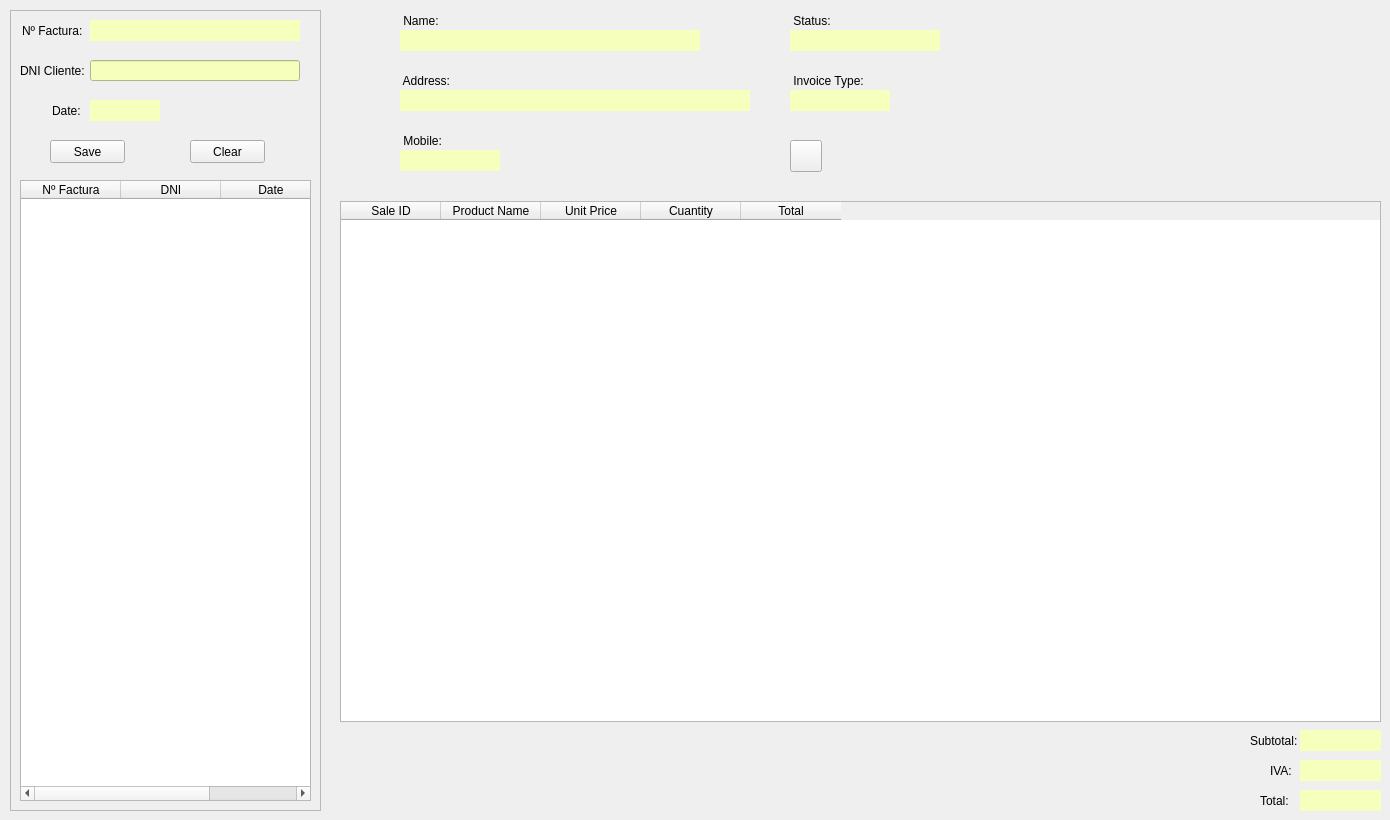
      <widget class="QWidget" name="tab_sales">
       <attribute name="title">
        <string>Invoicing</string>
       </attribute>
       <widget class="QFrame" name="frame">
        <property name="geometry">
         <rect>
          <x>10</x>
          <y>10</y>
          <width>311</width>
          <height>801</height>
         </rect>
        </property>
        <property name="frameShape">
         <enum>QFrame::StyledPanel</enum>
        </property>
        <property name="frameShadow">
         <enum>QFrame::Plain</enum>
        </property>
        <widget class="QLabel" name="lbl_numFacturaTitle">
         <property name="geometry">
          <rect>
           <x>12</x>
           <y>10</y>
           <width>65</width>
           <height>21</height>
          </rect>
         </property>
         <property name="minimumSize">
          <size>
           <width>65</width>
           <height>21</height>
          </size>
         </property>
         <property name="maximumSize">
          <size>
           <width>65</width>
           <height>21</height>
          </size>
         </property>
         <property name="text">
          <string>Nº Factura:</string>
         </property>
        </widget>
        <widget class="QLabel" name="lbl_dniCliente">
         <property name="geometry">
          <rect>
           <x>10</x>
           <y>50</y>
           <width>65</width>
           <height>21</height>
          </rect>
         </property>
         <property name="minimumSize">
          <size>
           <width>65</width>
           <height>21</height>
          </size>
         </property>
         <property name="maximumSize">
          <size>
           <width>65</width>
           <height>21</height>
          </size>
         </property>
         <property name="text">
          <string>DNI Cliente:</string>
         </property>
        </widget>
        <widget class="QTableWidget" name="tbl_invoiceTable">
         <property name="geometry">
          <rect>
           <x>10</x>
           <y>170</y>
           <width>291</width>
           <height>621</height>
          </rect>
         </property>
         <property name="minimumSize">
          <size>
           <width>291</width>
           <height>621</height>
          </size>
         </property>
         <property name="maximumSize">
          <size>
           <width>291</width>
           <height>621</height>
          </size>
         </property>
         <property name="editTriggers">
          <set>QAbstractItemView::NoEditTriggers</set>
         </property>
         <attribute name="verticalHeaderVisible">
          <bool>false</bool>
         </attribute>
         <column>
          <property name="text">
           <string>Nº Factura</string>
          </property>
         </column>
         <column>
          <property name="text">
           <string>DNI</string>
          </property>
         </column>
         <column>
          <property name="text">
           <string>Date</string>
          </property>
         </column>
        </widget>
        <widget class="QLabel" name="lbl_dateFacturaTitle">
         <property name="geometry">
          <rect>
           <x>42</x>
           <y>90</y>
           <width>35</width>
           <height>21</height>
          </rect>
         </property>
         <property name="minimumSize">
          <size>
           <width>35</width>
           <height>21</height>
          </size>
         </property>
         <property name="maximumSize">
          <size>
           <width>35</width>
           <height>21</height>
          </size>
         </property>
         <property name="text">
          <string>Date:</string>
         </property>
        </widget>
        <widget class="QPushButton" name="btn_saveFactura">
         <property name="geometry">
          <rect>
           <x>40</x>
           <y>130</y>
           <width>75</width>
           <height>23</height>
          </rect>
         </property>
         <property name="text">
          <string>Save</string>
         </property>
        </widget>
        <widget class="QPushButton" name="btn_facturaFields">
         <property name="geometry">
          <rect>
           <x>180</x>
           <y>130</y>
           <width>75</width>
           <height>23</height>
          </rect>
         </property>
         <property name="text">
          <string>Clear</string>
         </property>
        </widget>
        <widget class="QLineEdit" name="txt_dniFactura">
         <property name="geometry">
          <rect>
           <x>80</x>
           <y>50</y>
           <width>210</width>
           <height>21</height>
          </rect>
         </property>
         <property name="minimumSize">
          <size>
           <width>210</width>
           <height>21</height>
          </size>
         </property>
         <property name="maximumSize">
          <size>
           <width>210</width>
           <height>21</height>
          </size>
         </property>
         <property name="styleSheet">
          <string notr="true">background-color: rgb(246, 255, 187);</string>
         </property>
        </widget>
        <widget class="QLabel" name="lbl_numFactura">
         <property name="geometry">
          <rect>
           <x>80</x>
           <y>10</y>
           <width>210</width>
           <height>21</height>
          </rect>
         </property>
         <property name="minimumSize">
          <size>
           <width>210</width>
           <height>21</height>
          </size>
         </property>
         <property name="maximumSize">
          <size>
           <width>210</width>
           <height>21</height>
          </size>
         </property>
         <property name="styleSheet">
          <string notr="true">background-color: rgb(246, 255, 187);</string>
         </property>
         <property name="text">
          <string/>
         </property>
        </widget>
        <widget class="QLabel" name="lbl_dateFactura">
         <property name="geometry">
          <rect>
           <x>80</x>
           <y>90</y>
           <width>70</width>
           <height>21</height>
          </rect>
         </property>
         <property name="minimumSize">
          <size>
           <width>70</width>
           <height>21</height>
          </size>
         </property>
         <property name="maximumSize">
          <size>
           <width>70</width>
           <height>21</height>
          </size>
         </property>
         <property name="styleSheet">
          <string notr="true">background-color: rgb(246, 255, 187);</string>
         </property>
         <property name="text">
          <string/>
         </property>
        </widget>
       </widget>
       <widget class="QTableWidget" name="tbl_ventas">
        <property name="geometry">
         <rect>
          <x>340</x>
          <y>201</y>
          <width>1041</width>
          <height>521</height>
         </rect>
        </property>
        <property name="editTriggers">
         <set>QAbstractItemView::AllEditTriggers</set>
        </property>
        <property name="alternatingRowColors">
         <bool>true</bool>
        </property>
        <attribute name="verticalHeaderVisible">
         <bool>false</bool>
        </attribute>
        <column>
         <property name="text">
          <string>Sale ID</string>
         </property>
        </column>
        <column>
         <property name="text">
          <string>Product Name</string>
         </property>
        </column>
        <column>
         <property name="text">
          <string>Unit Price</string>
         </property>
        </column>
        <column>
         <property name="text">
          <string>Cuantity</string>
         </property>
        </column>
        <column>
         <property name="text">
          <string>Total</string>
         </property>
        </column>
       </widget>
       <widget class="QLabel" name="label_5">
        <property name="geometry">
         <rect>
          <x>1250</x>
          <y>730</y>
          <width>52</width>
          <height>21</height>
         </rect>
        </property>
        <property name="minimumSize">
         <size>
          <width>52</width>
          <height>21</height>
         </size>
        </property>
        <property name="maximumSize">
         <size>
          <width>52</width>
          <height>21</height>
         </size>
        </property>
        <property name="text">
         <string>Subtotal:</string>
        </property>
       </widget>
       <widget class="QLabel" name="label_6">
        <property name="geometry">
         <rect>
          <x>1300</x>
          <y>730</y>
          <width>81</width>
          <height>21</height>
         </rect>
        </property>
        <property name="minimumSize">
         <size>
          <width>0</width>
          <height>21</height>
         </size>
        </property>
        <property name="maximumSize">
         <size>
          <width>16777215</width>
          <height>21</height>
         </size>
        </property>
        <property name="styleSheet">
         <string notr="true">background-color: rgb(246, 255, 187);</string>
        </property>
        <property name="text">
         <string/>
        </property>
       </widget>
       <widget class="QLabel" name="label_7">
        <property name="geometry">
         <rect>
          <x>1270</x>
          <y>760</y>
          <width>32</width>
          <height>21</height>
         </rect>
        </property>
        <property name="minimumSize">
         <size>
          <width>32</width>
          <height>21</height>
         </size>
        </property>
        <property name="maximumSize">
         <size>
          <width>32</width>
          <height>21</height>
         </size>
        </property>
        <property name="text">
         <string>IVA:</string>
        </property>
       </widget>
       <widget class="QLabel" name="label_8">
        <property name="geometry">
         <rect>
          <x>1300</x>
          <y>760</y>
          <width>81</width>
          <height>21</height>
         </rect>
        </property>
        <property name="minimumSize">
         <size>
          <width>0</width>
          <height>21</height>
         </size>
        </property>
        <property name="maximumSize">
         <size>
          <width>16777215</width>
          <height>21</height>
         </size>
        </property>
        <property name="styleSheet">
         <string notr="true">background-color: rgb(246, 255, 187);</string>
        </property>
        <property name="text">
         <string/>
        </property>
       </widget>
       <widget class="QLabel" name="label_9">
        <property name="geometry">
         <rect>
          <x>1260</x>
          <y>790</y>
          <width>42</width>
          <height>21</height>
         </rect>
        </property>
        <property name="minimumSize">
         <size>
          <width>42</width>
          <height>21</height>
         </size>
        </property>
        <property name="maximumSize">
         <size>
          <width>42</width>
          <height>21</height>
         </size>
        </property>
        <property name="text">
         <string>Total:</string>
        </property>
       </widget>
       <widget class="QLabel" name="label_10">
        <property name="geometry">
         <rect>
          <x>1300</x>
          <y>790</y>
          <width>81</width>
          <height>21</height>
         </rect>
        </property>
        <property name="minimumSize">
         <size>
          <width>0</width>
          <height>21</height>
         </size>
        </property>
        <property name="maximumSize">
         <size>
          <width>16777215</width>
          <height>21</height>
         </size>
        </property>
        <property name="styleSheet">
         <string notr="true">background-color: rgb(246, 255, 187);</string>
        </property>
        <property name="text">
         <string/>
        </property>
       </widget>
       <widget class="QLabel" name="ttl_name">
        <property name="geometry">
         <rect>
          <x>400</x>
          <y>10</y>
          <width>44</width>
          <height>21</height>
         </rect>
        </property>
        <property name="minimumSize">
         <size>
          <width>44</width>
          <height>21</height>
         </size>
        </property>
        <property name="maximumSize">
         <size>
          <width>44</width>
          <height>21</height>
         </size>
        </property>
        <property name="text">
         <string> Name:</string>
        </property>
       </widget>
       <widget class="QLabel" name="label_12">
        <property name="geometry">
         <rect>
          <x>400</x>
          <y>70</y>
          <width>55</width>
          <height>21</height>
         </rect>
        </property>
        <property name="minimumSize">
         <size>
          <width>55</width>
          <height>21</height>
         </size>
        </property>
        <property name="maximumSize">
         <size>
          <width>55</width>
          <height>21</height>
         </size>
        </property>
        <property name="text">
         <string> Address:</string>
        </property>
       </widget>
       <widget class="QLabel" name="label_13">
        <property name="geometry">
         <rect>
          <x>790</x>
          <y>10</y>
          <width>50</width>
          <height>21</height>
         </rect>
        </property>
        <property name="minimumSize">
         <size>
          <width>50</width>
          <height>21</height>
         </size>
        </property>
        <property name="maximumSize">
         <size>
          <width>50</width>
          <height>21</height>
         </size>
        </property>
        <property name="text">
         <string> Status:</string>
        </property>
       </widget>
       <widget class="QLabel" name="label_14">
        <property name="geometry">
         <rect>
          <x>790</x>
          <y>70</y>
          <width>80</width>
          <height>21</height>
         </rect>
        </property>
        <property name="minimumSize">
         <size>
          <width>80</width>
          <height>21</height>
         </size>
        </property>
        <property name="maximumSize">
         <size>
          <width>80</width>
          <height>21</height>
         </size>
        </property>
        <property name="text">
         <string> Invoice Type:</string>
        </property>
       </widget>
       <widget class="QLabel" name="lbl_nameFac">
        <property name="geometry">
         <rect>
          <x>400</x>
          <y>30</y>
          <width>300</width>
          <height>21</height>
         </rect>
        </property>
        <property name="minimumSize">
         <size>
          <width>300</width>
          <height>21</height>
         </size>
        </property>
        <property name="maximumSize">
         <size>
          <width>300</width>
          <height>21</height>
         </size>
        </property>
        <property name="styleSheet">
         <string notr="true">background-color: rgb(246, 255, 187);</string>
        </property>
        <property name="text">
         <string/>
        </property>
       </widget>
       <widget class="QLabel" name="lbl_statusFac">
        <property name="geometry">
         <rect>
          <x>790</x>
          <y>30</y>
          <width>150</width>
          <height>21</height>
         </rect>
        </property>
        <property name="minimumSize">
         <size>
          <width>150</width>
          <height>21</height>
         </size>
        </property>
        <property name="maximumSize">
         <size>
          <width>150</width>
          <height>21</height>
         </size>
        </property>
        <property name="styleSheet">
         <string notr="true">background-color: rgb(246, 255, 187);</string>
        </property>
        <property name="text">
         <string/>
        </property>
       </widget>
       <widget class="QLabel" name="lbl_addressFac">
        <property name="geometry">
         <rect>
          <x>400</x>
          <y>90</y>
          <width>350</width>
          <height>21</height>
         </rect>
        </property>
        <property name="minimumSize">
         <size>
          <width>350</width>
          <height>21</height>
         </size>
        </property>
        <property name="maximumSize">
         <size>
          <width>350</width>
          <height>21</height>
         </size>
        </property>
        <property name="styleSheet">
         <string notr="true">background-color: rgb(246, 255, 187);</string>
        </property>
        <property name="text">
         <string/>
        </property>
       </widget>
       <widget class="QLabel" name="lbl_invoiceType">
        <property name="geometry">
         <rect>
          <x>790</x>
          <y>90</y>
          <width>100</width>
          <height>21</height>
         </rect>
        </property>
        <property name="minimumSize">
         <size>
          <width>100</width>
          <height>21</height>
         </size>
        </property>
        <property name="maximumSize">
         <size>
          <width>100</width>
          <height>21</height>
         </size>
        </property>
        <property name="styleSheet">
         <string notr="true">background-color: rgb(246, 255, 187);</string>
        </property>
        <property name="text">
         <string/>
        </property>
       </widget>
       <widget class="QLabel" name="lbl_mobileFac">
        <property name="geometry">
         <rect>
          <x>400</x>
          <y>150</y>
          <width>100</width>
          <height>21</height>
         </rect>
        </property>
        <property name="minimumSize">
         <size>
          <width>100</width>
          <height>21</height>
         </size>
        </property>
        <property name="maximumSize">
         <size>
          <width>100</width>
          <height>21</height>
         </size>
        </property>
        <property name="styleSheet">
         <string notr="true">background-color: rgb(246, 255, 187);</string>
        </property>
        <property name="text">
         <string/>
        </property>
       </widget>
       <widget class="QLabel" name="label_15">
        <property name="geometry">
         <rect>
          <x>400</x>
          <y>130</y>
          <width>47</width>
          <height>21</height>
         </rect>
        </property>
        <property name="minimumSize">
         <size>
          <width>47</width>
          <height>21</height>
         </size>
        </property>
        <property name="maximumSize">
         <size>
          <width>47</width>
          <height>21</height>
         </size>
        </property>
        <property name="text">
         <string> Mobile:</string>
        </property>
       </widget>
       <widget class="QPushButton" name="btn_imprimirVenta">
        <property name="geometry">
         <rect>
          <x>790</x>
          <y>140</y>
          <width>32</width>
          <height>32</height>
         </rect>
        </property>
        <property name="minimumSize">
         <size>
          <width>32</width>
          <height>32</height>
         </size>
        </property>
        <property name="maximumSize">
         <size>
          <width>32</width>
          <height>32</height>
         </size>
        </property>
        <property name="text">
         <string/>
        </property>
       </widget>
      </widget>
